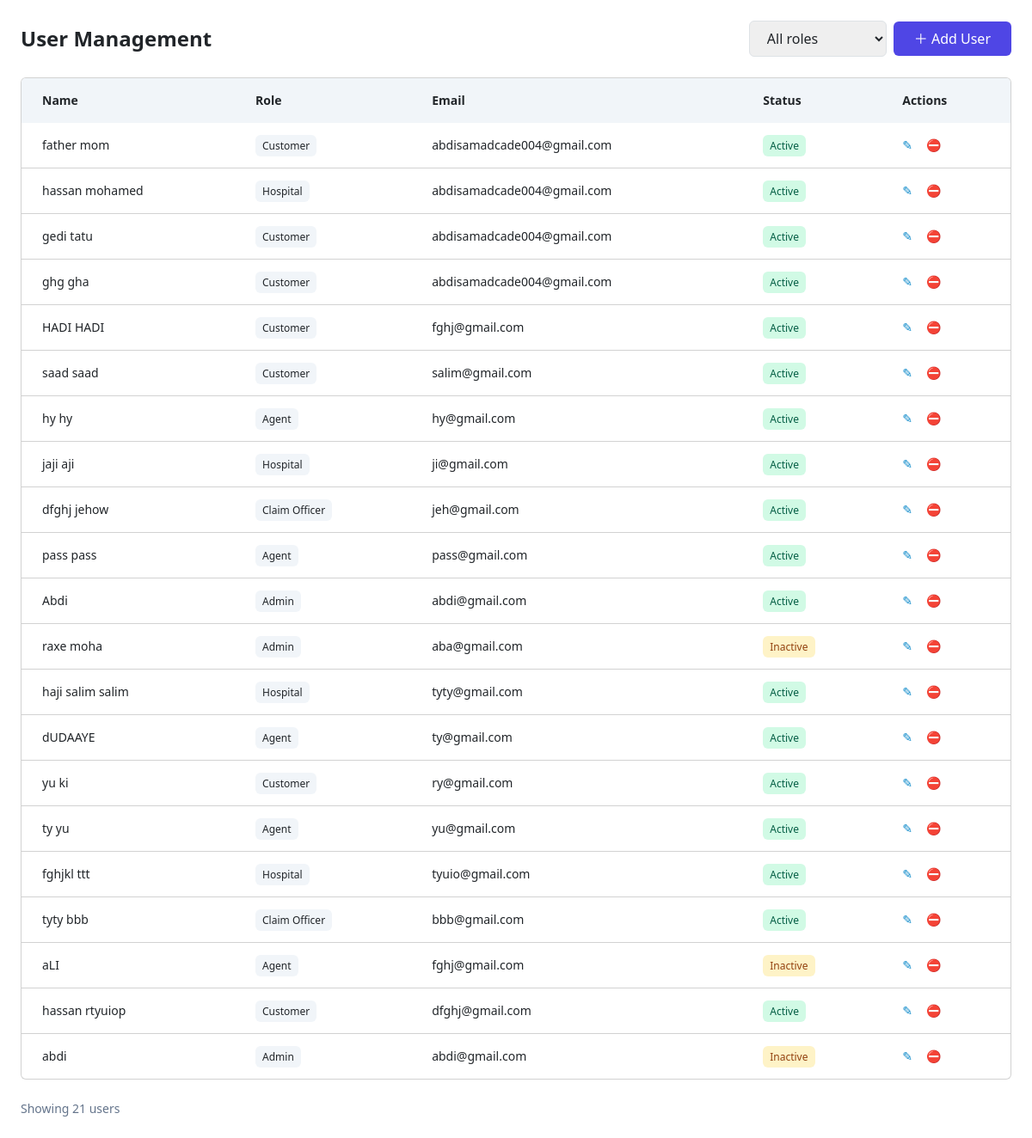
The app's page /portal/admin/users/ (signed in) with its own data.
### insurance/models.py (models this page shows, shortened)
class Profile(models.Model):
    ROLE_CHOICES = [
        ('admin', 'Admin'),
        ('agent', 'Agent'),
        ('claim_officer', 'Claim Officer'),
        ('hospital', 'Hospital'),
        ('customer', 'Customer'),
    ]
    user = models.OneToOneField(User, on_delete=models.CASCADE, related_name='profile')
    role = models.CharField(max_length=20, choices=ROLE_CHOICES, default='customer')

### insurance/views.py (the view)
# urls.py: path('portal/admin/users/', views.user_list, name='user_list'),
@login_required
@user_passes_test(is_admin)
def user_list(request):
    users = Profile.objects.select_related('user').all().order_by('-user__date_joined')
    for u in users:
        u.name = u.user.get_full_name() or u.user.username
        u.email = u.user.email
        u.role_display = u.get_role_display()
        u.status = "Active" if u.user.is_active else "Inactive"
    return render(request, 'dashboard/users.html', {'users': users})

### insurance/views.py (called while the page is built)
def is_admin(user):
    return hasattr(user, 'profile') and user.profile.role == 'admin'

### insurance/templates/dashboard/users.html (shortened to what this page needs)
{% extends 'base.html' %}
{% load static %}
{% block content %}
<div class="p-6">
  <div class="flex items-center justify-between mb-6">
    <h1 class="text-2xl font-semibold">User Management</h1>
    <div class="flex items-center gap-2">
      <select id="roleFilter" class="px-3 py-2 rounded border">
        <option value="all">All roles</option>
      </select>
      <a href="{% url 'register_user' %}"
         class="px-4 py-2 bg-indigo-600 text-white rounded hover:bg-indigo-700 transition">
        ＋ Add User
      </a>
    </div>
  </div>
  <div class="card overflow-x-auto">
    <table class="min-w-full text-sm">
      <thead class="bg-slate-100 dark:bg-slate-800/50">
        <tr>
          <th class="px-4 py-3 text-left">Name</th>
          <th class="px-4 py-3 text-left">Role</th>
          <th class="px-4 py-3 text-left">Email</th>
          <th class="px-4 py-3 text-left">Status</th>
          <th class="px-4 py-3 text-left">Actions</th>
        </tr>
      </thead>
      <tbody class="divide-y">
        {% for profile in users %}
        <tr class="hover:bg-slate-50 dark:hover:bg-slate-800/60">
          <td class="px-4 py-3">{{ profile.user.get_full_name|default:profile.user.username }}</td>
          <td class="px-4 py-3">
            <span class="px-2 py-1 rounded text-xs bg-slate-100 dark:bg-slate-700">
              {{ profile.get_role_display }}
            </span>
          </td>
          <td class="px-4 py-3">{{ profile.user.email }}</td>
          <td class="px-4 py-3">
            <span class="px-2 py-1 rounded text-xs
              {% if profile.user.is_active %}
                bg-emerald-100 text-emerald-800
              {% else %}
                bg-amber-100 text-amber-800
              {% endif %}">
              {% if profile.user.is_active %}Active{% else %}Inactive{% endif %}
            </span>
          </td>
          <td class="px-4 py-3">
            <a href="#" class="text-sky-600 mr-3" title="Edit">✎</a>
            <a href="#" class="text-rose-600" title="Suspend">⛔</a>
          </td>
        </tr>
        {% empty %}
        <tr>
          <td colspan="5" class="px-4 py-3 text-center text-slate-500">
            No users found
          </td>
        </tr>
        {% endfor %}
      </tbody>
    </table>
  </div>
  <div class="mt-4 flex items-center justify-between text-sm text-slate-500">
    <div>Showing {{ users|length }} users</div>
  </div>
</div>
{% endblock %}

### records on screen
Profile: user.get_full_name "father mom", role "Customer", user.email "abdisamadcade004@gmail.com", shows "Active"
Profile: user.get_full_name "hassan mohamed", role "Hospital", user.email "abdisamadcade004@gmail.com", shows "Active"
Profile: user.get_full_name "gedi tatu", role "Customer", user.email "abdisamadcade004@gmail.com", shows "Active"
Profile: user.get_full_name "ghg gha", role "Customer", user.email "abdisamadcade004@gmail.com", shows "Active"
Profile: user.get_full_name "HADI HADI", role "Customer", user.email "fghj@gmail.com", shows "Active"
Profile: user.get_full_name "saad saad", role "Customer", user.email "salim@gmail.com", shows "Active"
Profile: user.get_full_name "hy hy", role "Agent", user.email "hy@gmail.com", shows "Active"
Profile: user.get_full_name "jaji aji", role "Hospital", user.email "ji@gmail.com", shows "Active"
Profile: user.get_full_name "dfghj jehow", role "Claim Officer", user.email "jeh@gmail.com", shows "Active"
Profile: user.get_full_name "pass pass", role "Agent", user.email "pass@gmail.com", shows "Active"
Profile: user.get_full_name "Abdi", role "Admin", user.email "abdi@gmail.com", shows "Active"
Profile: user.get_full_name "raxe moha", role "Admin", user.email "aba@gmail.com", shows "Inactive"
Profile: user.get_full_name "haji salim salim", role "Hospital", user.email "tyty@gmail.com", shows "Active"
Profile: user.get_full_name "dUDAAYE", role "Agent", user.email "ty@gmail.com", shows "Active"
Profile: user.get_full_name "yu ki", role "Customer", user.email "ry@gmail.com", shows "Active"
Profile: user.get_full_name "ty yu", role "Agent", user.email "yu@gmail.com", shows "Active"
Profile: user.get_full_name "fghjkl ttt", role "Hospital", user.email "tyuio@gmail.com", shows "Active"
Profile: user.get_full_name "tyty bbb", role "Claim Officer", user.email "bbb@gmail.com", shows "Active"
Profile: user.get_full_name "aLI", role "Agent", user.email "fghj@gmail.com", shows "Inactive"
Profile: user.get_full_name "hassan rtyuiop", role "Customer", user.email "dfghj@gmail.com", shows "Active"
Profile: user.get_full_name "abdi", role "Admin", user.email "abdi@gmail.com", shows "Inactive"

### other values on screen
{{ users|length }} "21"
